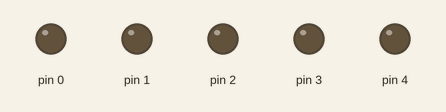
Recording of a sketch running on a simulated Arduino Uno, built with avr-gcc and run on an emulated ATmega328P. Shown: output pins drawn as LEDs (lit = HIGH).

Above: at 0.5 s.
At 3.5 s:
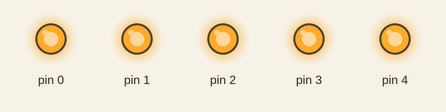
Timing chart, 0 to 4.6 s (numbered marks = the images above):
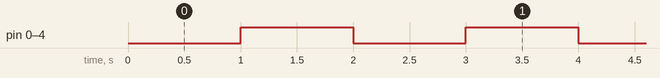

The sketch:

Test_LED.ino
```cpp
int STATE = LOW;

void setup(){
  pinMode(0, OUTPUT);
  pinMode(1, OUTPUT);
  pinMode(2, OUTPUT);
  pinMode(3, OUTPUT);
  pinMode(4, OUTPUT);
}

void loop(){
  digitalWrite(0, STATE);
  digitalWrite(1, STATE);
  digitalWrite(2, STATE);
  digitalWrite(3, STATE);
  digitalWrite(4, STATE);

  STATE = !STATE;

  delay(1000);
}
```

Measured:
- by itself, pin 0–4: alternates HIGH for 1.0 s and LOW for 1.0 s
